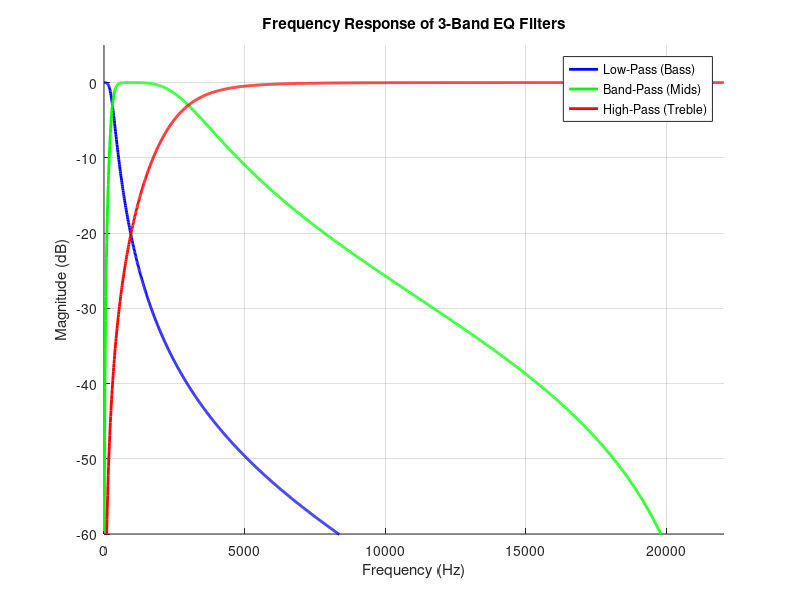

The MATLAB script that drew this image:
% MATLAB script to design IIR filters for a 3-band audio equalizer

clear;
clc;
close all;

%% 1. Define System Parameters
fs = 44100;         % Sampling Frequency in Hz (standard for audio)
N = 2;              % Filter Order (2nd order is a biquad, efficient for DSP)

% Crossover frequencies in Hz
f_low = 300;        % Cutoff for Low-Pass filter (Bass)
f_high = 3000;      % Cutoff for High-Pass filter (Treble)

%% 2. Design the IIR Filters
[b_lp, a_lp] = butter(N, f_low / (fs/2), 'low');
[b_bp, a_bp] = butter(N, [f_low, f_high] / (fs/2), 'bandpass');
[b_hp, a_hp] = butter(N, f_high / (fs/2), 'high');

%% 3. Display the Coefficients for C Implementation
fprintf('--- Low-Pass Filter Coefficients (Bass) ---\n');
fprintf('b_lp = {%.8f, %.8f, %.8f};\n', b_lp(1), b_lp(2), b_lp(3));
fprintf('a_lp = {%.8f, %.8f, %.8f};\n\n', a_lp(1), a_lp(2), a_lp(3));

fprintf('--- Band-Pass Filter Coefficients (Mids) ---\n');
fprintf('b_bp = {%.8f, %.8f, %.8f, %.8f, %.8f};\n', b_bp(1), b_bp(2), b_bp(3), b_bp(4), b_bp(5));
fprintf('a_bp = {%.8f, %.8f, %.8f, %.8f, %.8f};\n\n', a_bp(1), a_bp(2), a_bp(3), a_bp(4), a_bp(5));

fprintf('--- High-Pass Filter Coefficients (Treble) ---\n');
fprintf('b_hp = {%.8f, %.8f, %.8f};\n', b_hp(1), b_hp(2), b_hp(3));
fprintf('a_hp = {%.8f, %.8f, %.8f};\n\n', a_hp(1), a_hp(2), a_hp(3));

%% 4. Visualize and Verify the Filter Responses (Corrected)
% First, get the frequency response data from freqz without plotting
[h_lp, f] = freqz(b_lp, a_lp, 2048, fs);
[h_bp, ~] = freqz(b_bp, a_bp, 2048, fs);
[h_hp, ~] = freqz(b_hp, a_hp, 2048, fs);

% Now, create the plot manually using the data
figure;
hold on;
plot(f, 20*log10(abs(h_lp)), 'b', 'LineWidth', 2); % Plot Bass
plot(f, 20*log10(abs(h_bp)), 'g', 'LineWidth', 2); % Plot Mids
plot(f, 20*log10(abs(h_hp)), 'r', 'LineWidth', 2); % Plot Treble
hold off;

title('Frequency Response of 3-Band EQ Filters');
xlabel('Frequency (Hz)');
ylabel('Magnitude (dB)');
legend('Low-Pass (Bass)', 'Band-Pass (Mids)', 'High-Pass (Treble)');
grid on;
axis([0 fs/2 -60 5]); % Focus the plot on the relevant frequency range


